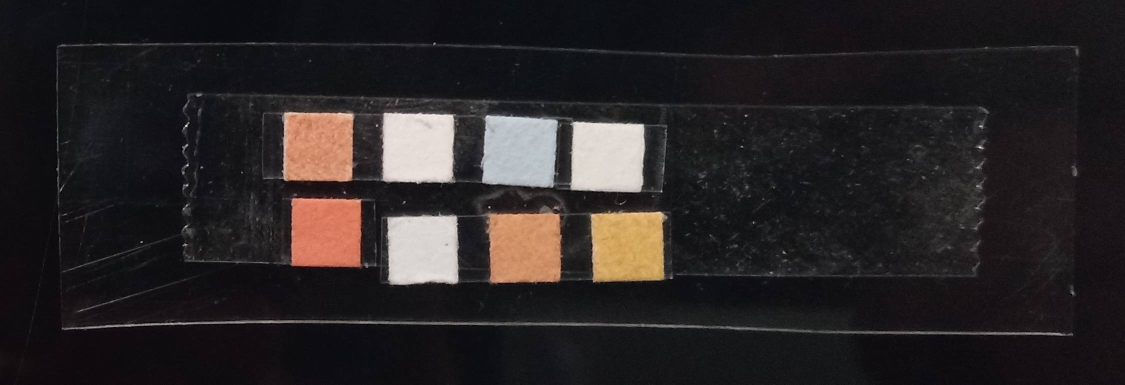
#> input picture Photos/newstrip.jpg, 2250 x 769 px, found by its file name (shown at 1/2 size)
$ python center_of_shape.py
#> lines starting #> are read from the running program, lines starting #| are printed output that depends on the picture; after the words box and inside, x2 and y2 are one past the last pixel; in counts of white or black regions, pixels touching at a corner belong together
### shapes_testing/shapedetector.py
# import the necessary packages
import cv2
class ShapeDetector:
	def __init__(self):
		pass
	def detect(self, c):
		# initialize the shape name and approximate the contour
		shape = "unidentified"
		peri = cv2.arcLength(c, True)
		approx = cv2.approxPolyDP(c, 0.04 * peri, True)
        # if the shape is a triangle, it will have 3 vertices
		if len(approx) == 3:
			shape = "triangle"
		# if the shape has 4 vertices, it is either a square or
		# a rectangle
		elif len(approx) == 4:
			# compute the bounding box of the contour and use the
			# bounding box to compute the aspect ratio
			(x, y, w, h) = cv2.boundingRect(approx)
			ar = w / float(h)
			# a square will have an aspect ratio that is approximately
			# equal to one, otherwise, the shape is a rectangle
			shape = "square" if ar >= 0.95 and ar <= 1.05 else "rectangle"
		# if the shape is a pentagon, it will have 5 vertices
		elif len(approx) == 5:
			shape = "pentagon"
		# otherwise, we assume the shape is a circle
		else:
			shape = "circle"
		# return the name of the shape
		return shape

### shapes_testing/center_of_shape.py
# import the necessary packages
import imutils
import cv2
from shapedetector import ShapeDetector

# load the image, convert it to grayscale, blur it slightly,
# and threshold it

scan = cv2.imread('Photos/newstrip.jpg',cv2.IMREAD_UNCHANGED)
#> scan is the input picture: shape (769, 2250, 3); mean B, G, R 37.5, 36.7, 41

scale_percent = 40 # percent of original size
width = int(scan.shape[1] * scale_percent / 100)
#> width = 900
height = int(scan.shape[0] * scale_percent / 100)
#> height = 307
dim = (width, height)
#> dim = (900, 307)

# resize image
RSscan = cv2.resize(scan, dim, interpolation = cv2.INTER_AREA) #RSscan is the ReSized 'scan'
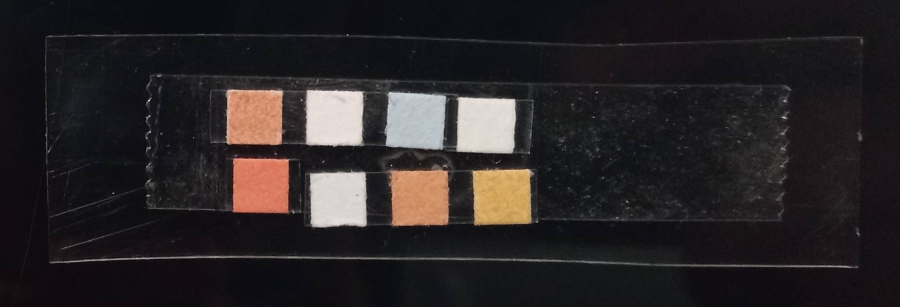
#> RSscan: shape (307, 900, 3); mean B, G, R 37.5, 36.7, 41

grey = cv2.cvtColor(RSscan, cv2.COLOR_BGR2GRAY)
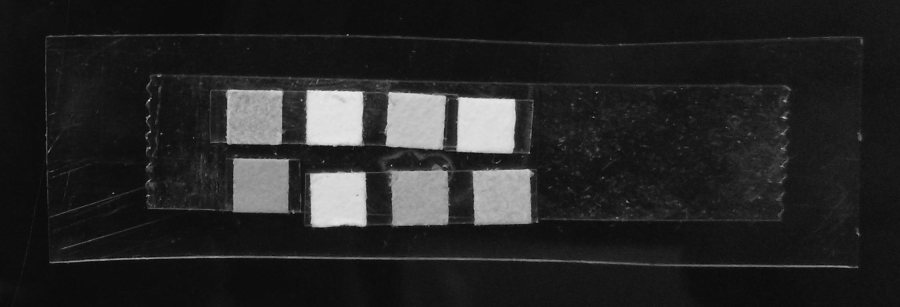
#> grey: shape (307, 900); min 6, max 234, mean 38
blurred = cv2.GaussianBlur(grey, (5, 5), cv2.BORDER_DEFAULT)
thresh = cv2.threshold(blurred, 100, 200, cv2.THRESH_BINARY)[1]
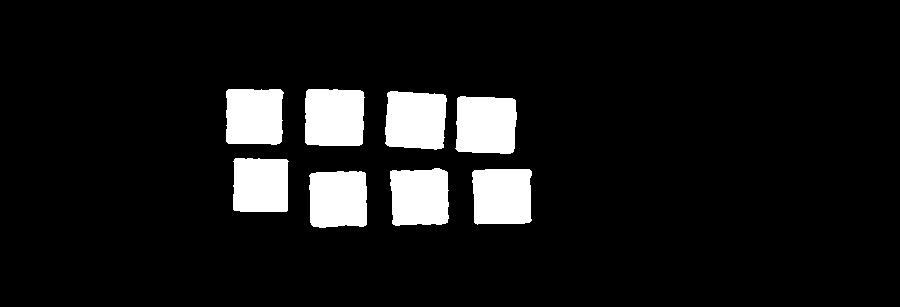
#> thresh: shape (307, 900); values 0 (black) and 200 (white), 9.1% white; 8 white regions

# find contours in the thresholded image
cnts = cv2.findContours(thresh.copy(), cv2.RETR_EXTERNAL,
	cv2.CHAIN_APPROX_SIMPLE)
#> cnts = 8 contours; box (x1, y1, x2, y2) and area: (455, 96, 517, 154) 3162, (305, 89, 365, 146) 3161, (385, 91, 447, 150) 3143, (472, 169, 532, 225) 3038, (309, 171, 367, 228) 3002, (390, 168, 449, 226) 2999, (226, 89, 284, 145) 2948, (233, 158, 289, 212) 2788
cnts = imutils.grab_contours(cnts)
sd = ShapeDetector()
# loop over the contours
for c in cnts:
	M = cv2.moments(c)
	if M["m00"] == 0:
		M["m00"]=1
	# compute the center of the contour
	cX = int(M["m10"] / M["m00"])
	cY = int(M["m01"] / M["m00"])
	shape = sd.detect(c)
	# draw the contour and center of the shape on the image
	cv2.drawContours(RSscan, [c], -1, (0, 255, 0), 2)
	cv2.circle(RSscan, (cX, cY), 3, (255, 255, 255), -1)
	cv2.putText(scan, shape, (cX, cY), cv2.FONT_HERSHEY_SIMPLEX,
	0.5, (255, 255, 255), 2)
#> this loop made 8 passes
#> (cX, cY, shape, peri in detect, approx in detect, x in detect, y in detect, w in detect) on passes 1 to 7: (337, 198, 'rectangle', 222.2, [[309, 175], [313, 226], [366, 224], [364, 172]], 309, 172, 58), (501, 195, 'rectangle', 222.9, [[472, 172], [475, 223], [531, 220], [529, 169]], 472, 169, 60), (419, 196, 'rectangle', 227.3, [[447, 172], [390, 171], [392, 223], [447, 222]], 390, 171, 58), (260, 184, 'square', 214, [[235, 158], [233, 209], [286, 211], [288, 161]], 233, 158, 56), (485, 124, 'rectangle', 225.7, [[458, 97], [455, 148], [512, 152], [515, 100]], 455, 97, 61), (415, 119, 'rectangle', 230.4, [[387, 93], [387, 145], [443, 147], [445, 95]], 387, 93, 59), (333, 117, 'rectangle', 225.1, [[308, 89], [305, 142], [361, 144], [363, 92]], 305, 89, 59)
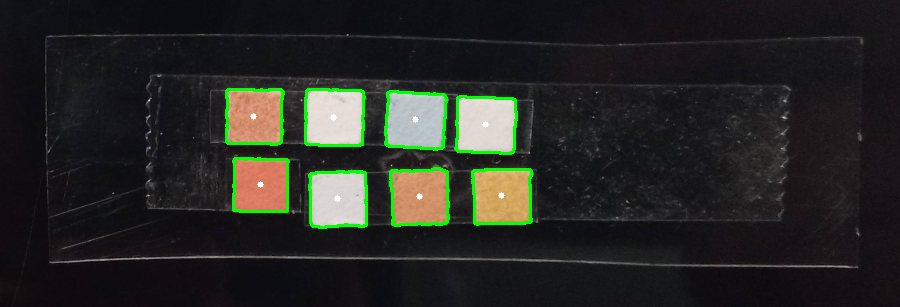
#> RSscan: shape (307, 900, 3); 2.08% of pixels changed, all inside (x1, y1, x2, y2) = (225, 88, 533, 229)
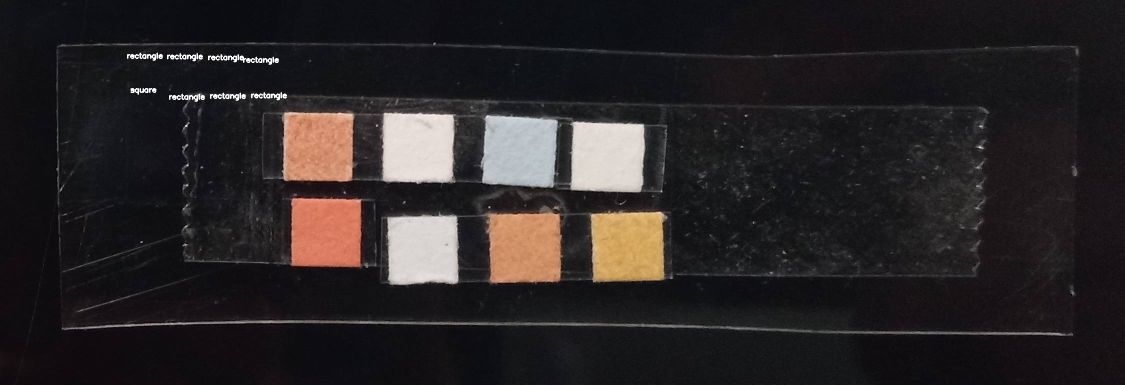
#> scan: shape (769, 2250, 3) (shown at 1/2 size); 0.23% of pixels changed, all inside (x1, y1, x2, y2) = (254, 105, 574, 204)
	# show the image
cv2.imshow("Image", RSscan)
cv2.imshow('thresh',thresh)
cv2.imshow('Blurred',blurred)
cv2.waitKey(0)

$ run again, with Photos/clean.jpg copied over Photos/newstrip.jpg
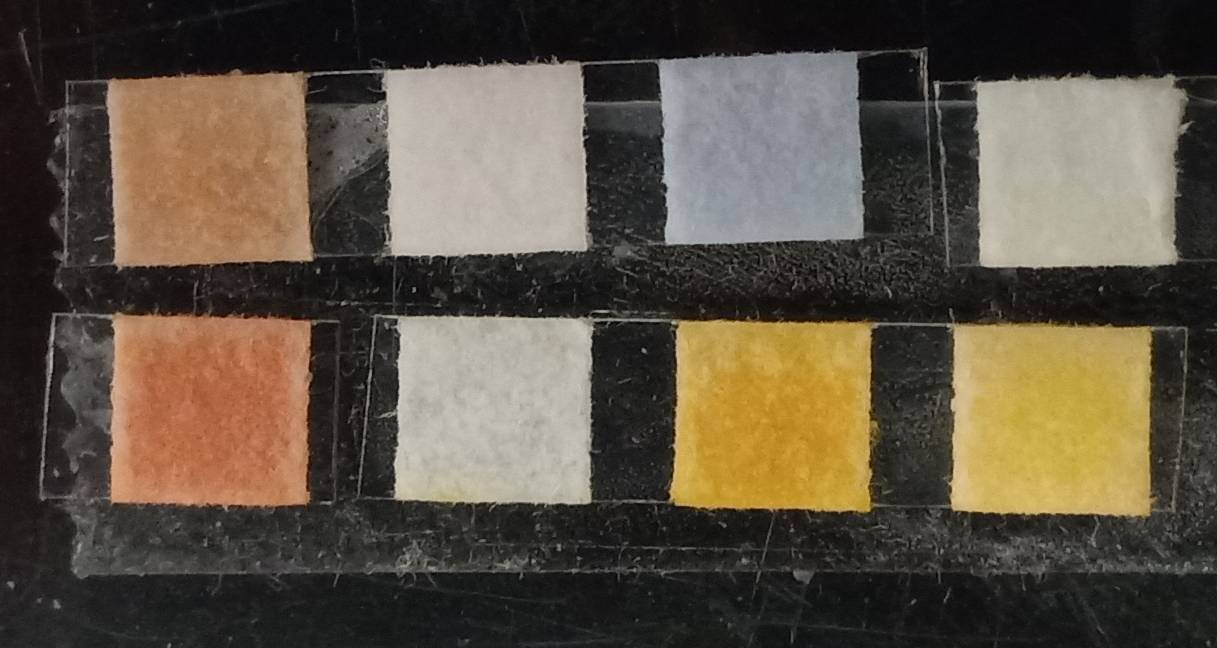
#> input picture Photos/clean.jpg, 1217 x 648 px, found by its file name
#> scan is the input picture: shape (648, 1217, 3); mean B, G, R 67, 80.9, 91
#> `thresh = cv2.threshold(blurred, 100, 200, cv2.THRESH_BINARY)[1]`:
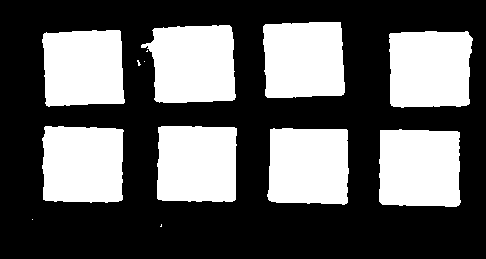
#> thresh: shape (259, 486); values 0 (black) and 200 (white), 37.6% white; 13 white regions (5 under 20 px)
#> cnts = 13 contours, 5 with area under 20; largest, box (x1, y1, x2, y2) and area: (141, 25, 236, 103) 5972, (379, 129, 461, 207) 5877, (389, 31, 473, 108) 5828, (42, 126, 124, 203) 5754, (267, 128, 349, 205) 5704, (157, 126, 237, 202) 5696, (263, 22, 345, 98) 5672, (42, 30, 125, 107) 5614
#> the loop `for c in cnts:` made 13 passes
#> (cX, cY, shape, peri in detect, approx in detect, x in detect, y in detect, w in detect) on passes 1, 3, 4, 5: (160, 225, 'rectangle', 5.41, [[161, 224], [161, 225], [160, 226], [161, 226]], 160, 224, 2), (419, 167, 'rectangle', 314.4, [[380, 130], [382, 204], [459, 204], [459, 132]], 380, 130, 80), (308, 165, 'rectangle', 308.8, [[270, 129], [269, 200], [347, 202], [346, 129]], 269, 129, 79), (196, 163, 'rectangle', 308.8, [[158, 127], [158, 199], [235, 199], [236, 128]], 158, 127, 79)
#> after the loop `for c in cnts:`:
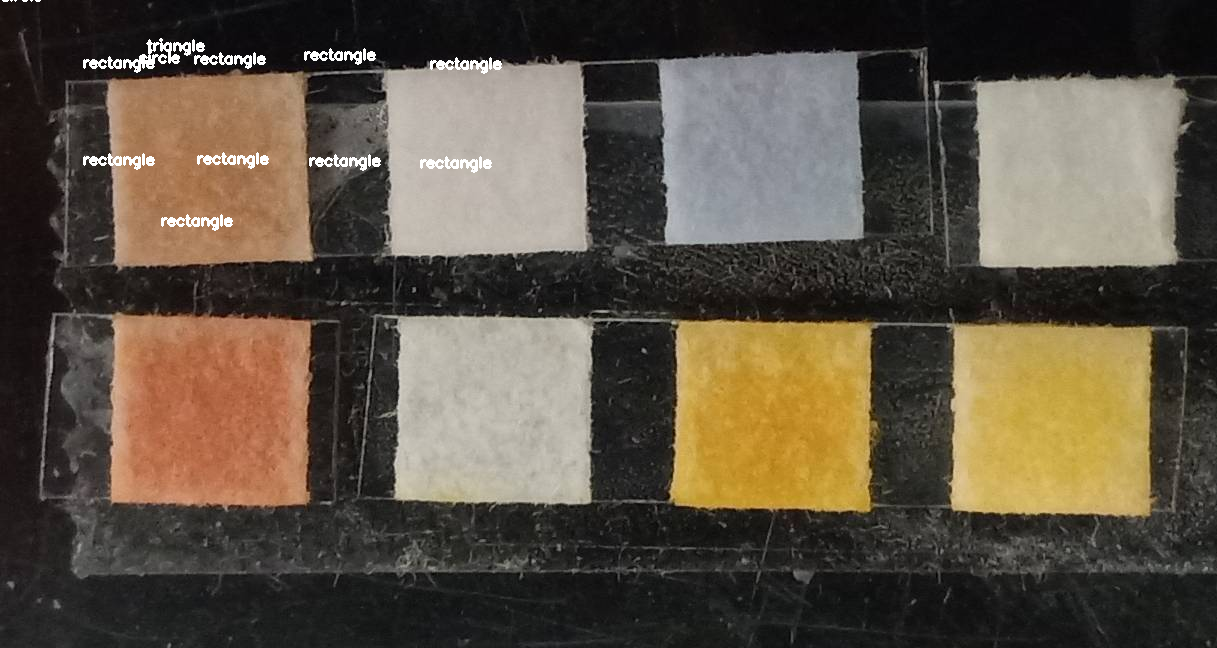
#> scan: shape (648, 1217, 3); 0.68% of pixels changed, all inside (x1, y1, x2, y2) = (2, 0, 502, 231)
